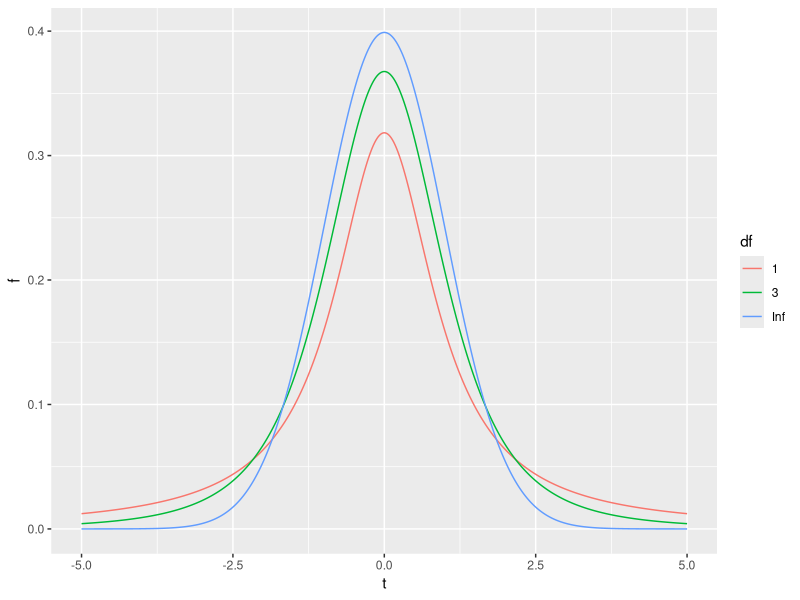
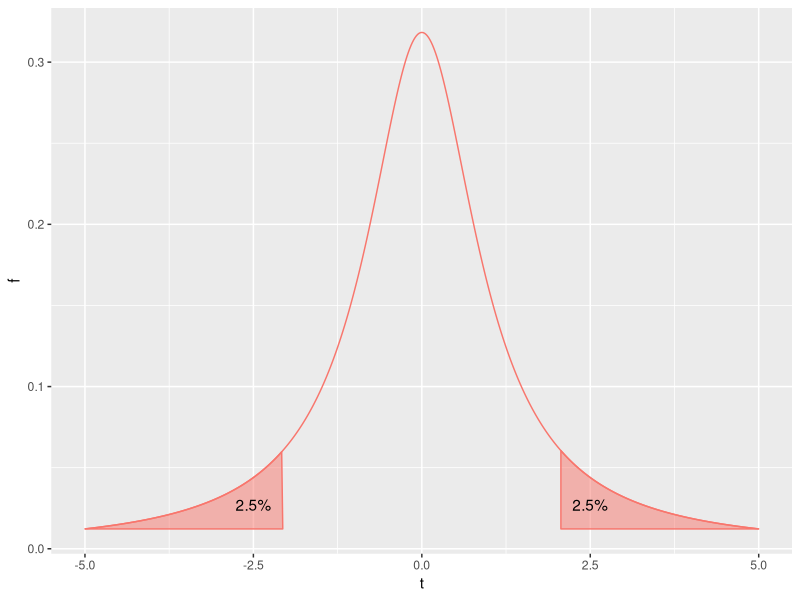
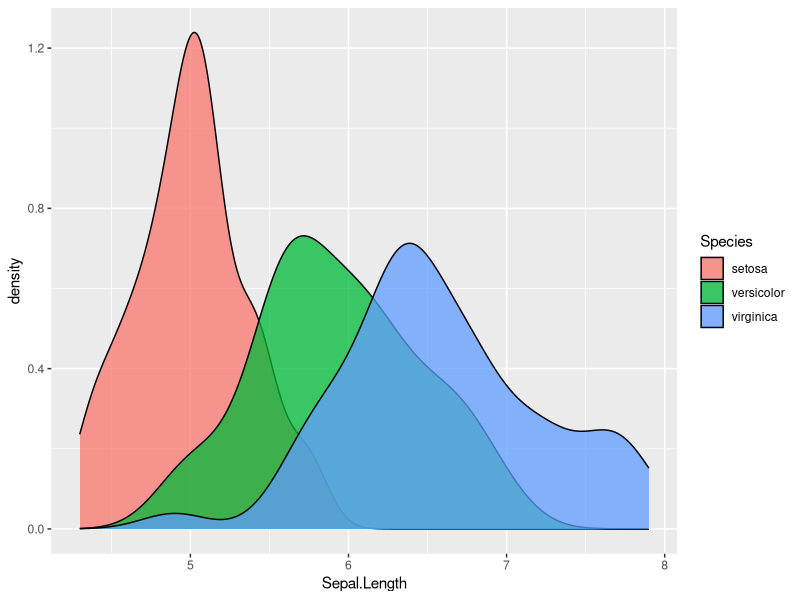
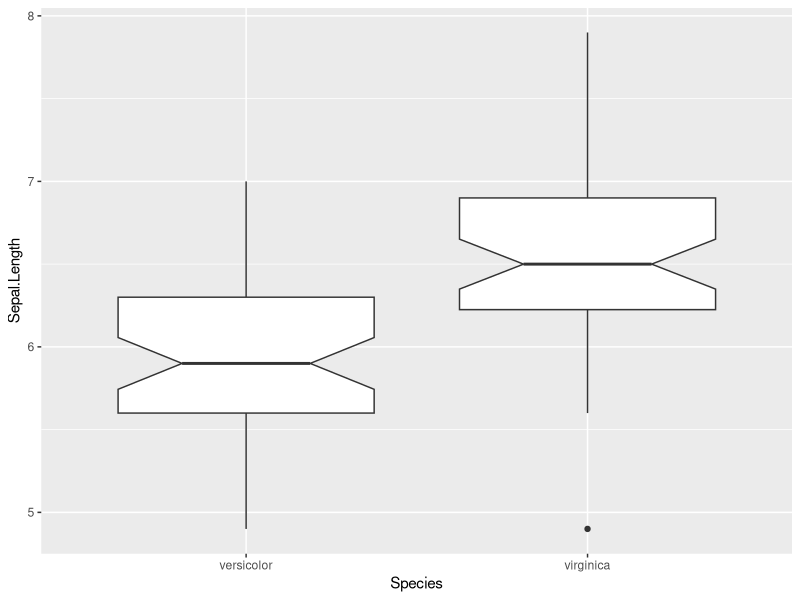
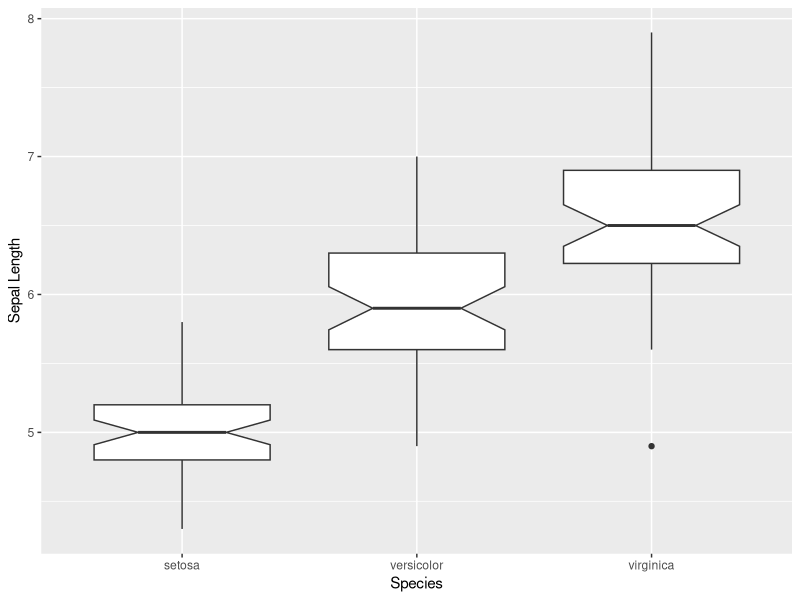
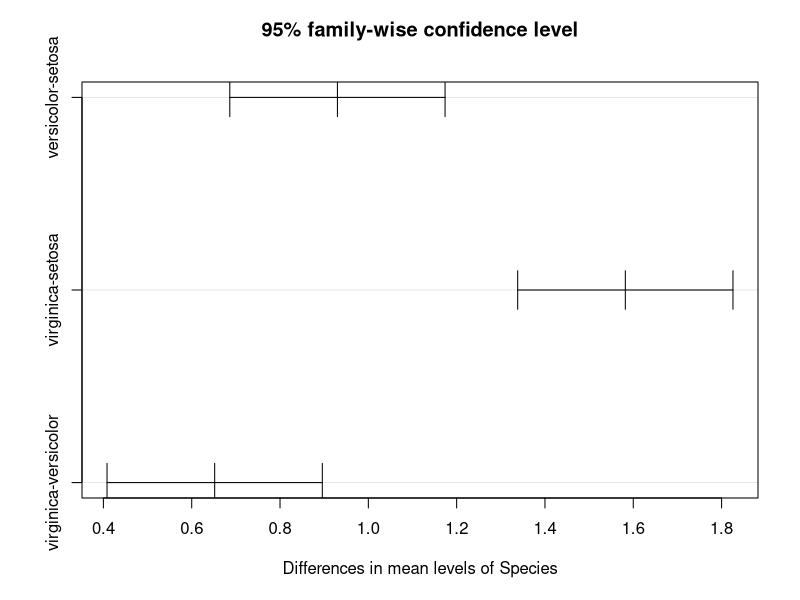

Write R code to recreate these figures, in order.
## ---- chunk 1
library( ggplot2 )
x <- seq(-5,5,by=0.02)
d <- data.frame( t=c(x,x,x),
                  f=c(dt(x,df=1),
                      dt(x,df=3),
                      dt(x,df=Inf)),
                  df=rep(c("1","3","Inf"),each=length(x)))

ggplot( d, aes(x=t,y=f,color=df)) + geom_line() 
## ---- chunk 2
d1 <- data.frame(t=c( seq(-5,-2.064, by=0.02), -2.064, -5), 
                 f=c( dt( seq(-5,-2.064, by=0.02),df=1), 0.01224269, 0.01224269))
d2 <- data.frame(t=c( seq(2.064,5,by=0.02), 5, 2.064),
                 f=c( dt( seq( 2.064, 5, by=0.02),df=1), 0.01224269, 0.01224269))
d3 <- data.frame( x=c(2.5,-2.5), y=0.02719, label="2.5%")
ggplot() + 
  geom_polygon(aes(t,f),data=d1, fill="#F8766D",alpha=0.5,color="#F8766D") + 
  geom_polygon(aes(t,f),data=d2, fill="#F8766D",alpha=0.5,color="#F8766D") + 
  geom_line( aes(t,f),data=d[d$df==1,], color="#F8766D") + 
  geom_text( aes(x,y,label=label),data=d3)
## ---- chunk 3
df.se <- iris[ iris$Species == "setosa",] 
df.ve <- iris[ iris$Species == "versicolor",] 
df.vi <- iris[ iris$Species == "virginica",]
## ---- chunk 4
ggplot( iris, aes(x=Sepal.Length, fill=Species)) + geom_density(alpha=0.75)
## ---- chunk 5
fit.se <- t.test(df.se$Sepal.Length, mu = 6.0)
fit.se
## ---- chunk 6
t.test( df.ve$Sepal.Length, mu=6.0 )
## ---- chunk 7
t.test( df.vi$Sepal.Length, mu=6.0 )
## ---- chunk 8
Species <- c("Iris setosa","Iris versicolor","Iris virginia")
Sepal.Length <- c(mean(df.se$Sepal.Length), mean(df.ve$Sepal.Length), mean( df.vi$Sepal.Length))
Sepal.Length.SE <- c(sd(df.se$Sepal.Length), sd(df.ve$Sepal.Length), sd( df.vi$Sepal.Length))
Sepal.Length.SEM <- Sepal.Length.SE / sqrt(50)
## ---- chunk 9
sd <- paste( format(Sepal.Length,digits=2), "+/-", format(Sepal.Length.SE, digits=3))
se <- paste( format(Sepal.Length,digits=2), "+/-", format(Sepal.Length.SEM, digits=3))
df <- data.frame( Species, sd, se )
names(df) <- c("Species","Mean +/- SD", "Sepal Length +/- SE")
knitr::kable(df,row.names = FALSE,digits = 3,align = "lcc")
## ---- chunk 10
df <- iris[ (iris$Species %in% c("versicolor","virginica")),]
ggplot( df, aes(x=Species, y=Sepal.Length)) + geom_boxplot(notch=TRUE)
## ---- chunk 11
t.test( x=df.vi$Sepal.Length, y = df.ve$Sepal.Length )
## ---- chunk 12
ggplot( iris, aes(x=Species, y=Sepal.Length)) + 
  geom_boxplot(notch = TRUE) + 
  ylab("Sepal Length")
## ---- chunk 13
fit.aov <- aov( Sepal.Length ~ Species, data=iris)
fit.aov
## ---- chunk 14
anova(fit.aov)
## ---- chunk 15
tuk <- TukeyHSD(fit.aov)
tuk
## ---- chunk 16
plot( tuk )
